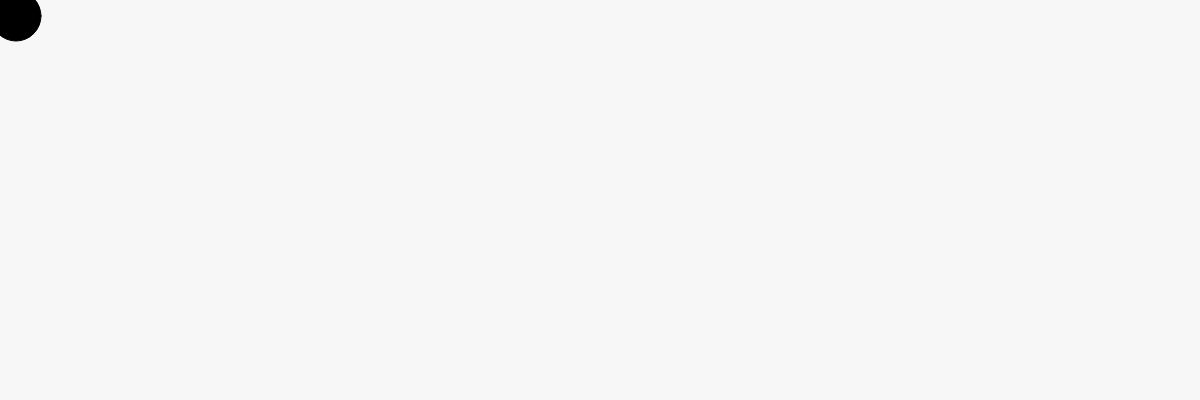
Frame 1 (no input)
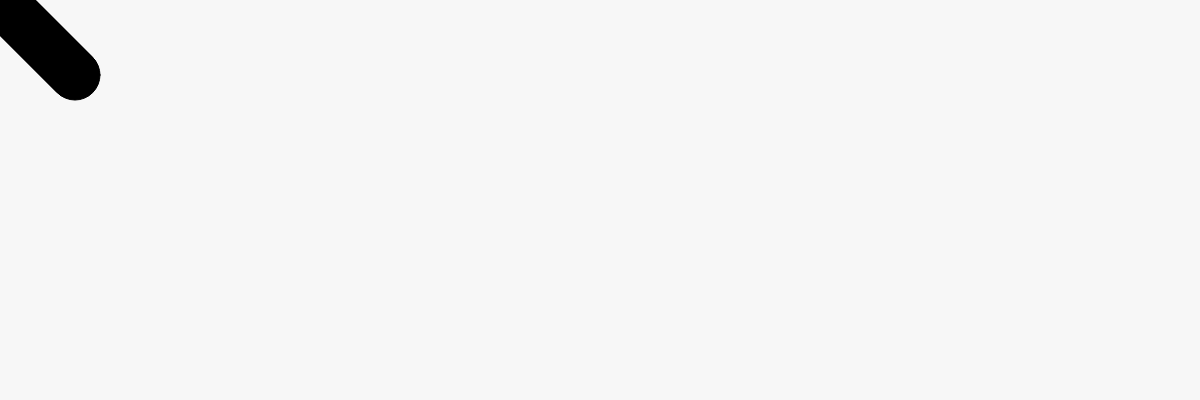
Frame 60 (no input)
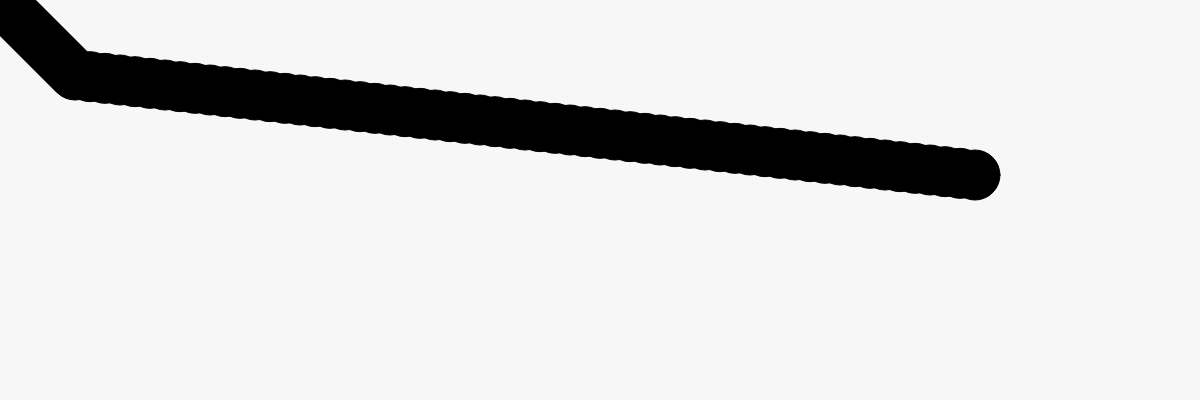
Frame 120 (the mouse pressed at the canvas centre since frame 60)

The p5.js sketch that drew these frames (run headless with seeded random() and noise() and a simulated clock; from frame 60 on, the mouse is pressed at the canvas centre):

// p5.js sketch
// ── sketch.js


let ball = {};
ball.width = 50;
ball.x = 15;
ball.y = 15;
ball.delta_x = 1;
ball.delta_y = 1;
ball.scale_x = 1;
ball.scale_y = 1;

function setup() {
    createCanvas(windowWidth, 400);
    background(247);
}



function draw() {

    ball.x += ball.delta_x * ball.scale_y;
    ball.y += ball.delta_y * ball.scale_x;


    if (ball.x >= width || ball.x <= 0) {
        ball.delta_x = 1 * -ball.delta_x;
    }
    if (ball.y >= height || ball.y <= 0) {
        ball.delta_y = 1 * -ball.delta_y;
    }

    fill(0);
    ellipse(ball.x, ball.y, ball.width, ball.width);
}

function mousePressed() {
    ball.scale_x = map(mouseY, 0, width, 0, 10);
    ball.scale_y = map(mouseX, 0, height, 0, 10);
}
